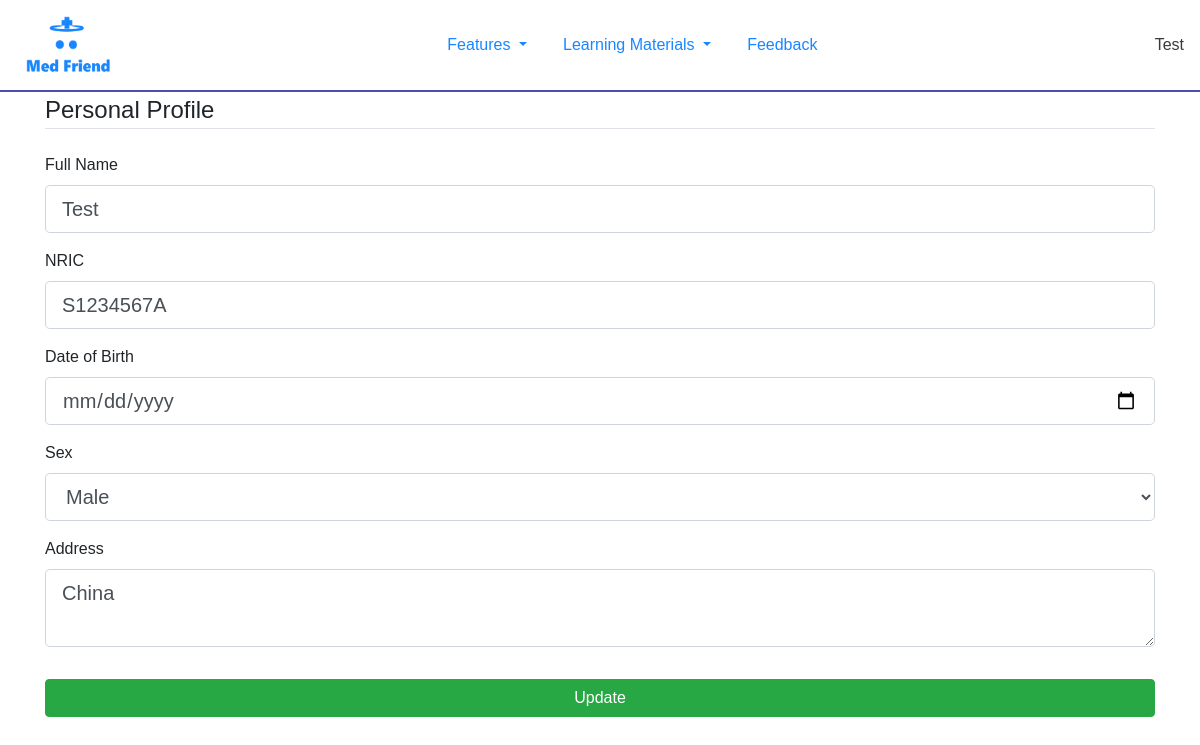
The page /History (signed in) on the database its author committed.
### Flask/Models.py (models this page shows, shortened)
class User(db.Model, UserMixin):
    id = db.Column(db.Integer, primary_key=True)
    username = db.Column(db.String(20), unique=True, nullable=False)
    email = db.Column(db.String(120), unique=True, nullable=False)
    password = db.Column(db.String(60), nullable=False)
    image_file = db.Column(db.String(20), nullable=False, default='default.jpg')
    personal_profile = db.relationship('Personal_Profile', backref='person')
    admissions = db.relationship('Admissions', backref="person")
    surgeries = db.relationship('Surgeries', backref="person")
    blood_transfusions = db.relationship('Blood_Transfusions', backref='person')
    allergies = db.relationship('Allergies', backref="person")

class Personal_Profile(db.Model):
    id = db.Column(db.Integer, primary_key=True)
    full_name = db.Column(db.String(60), nullable=True)
    nric = db.Column(db.String(9), unique=True, nullable=True)
    birthday = db.Column(db.DateTime, nullable=True)
    sex = db.Column(db.String(20), nullable=True)
    address = db.Column(db.String(100), nullable=True)
    user_id = db.Column(db.Integer, db.ForeignKey('user.id'), nullable=False)

### Flask/medical_history/routes.py (the view)
@medical_history.route("/History", methods = ['POST', 'GET'])
@login_required
def Personal_Details():
    form = Personal_Profile_Form()
    if form.validate_on_submit():
        if current_user.personal_profile == []:
            history = Personal_Profile(full_name=form.full_name.data,
                                       nric=form.nric.data,
                                       birthday=form.birthday.data,
                                       sex=form.sex.data,
                                       address=form.address.data,
                                       user_id=current_user.id)
            db.session.add(history)
        else:
            current_user.personal_profile[0].nric = form.nric.data
            current_user.personal_profile[0].full_name = form.full_name.data
            current_user.personal_profile[0].birthday = form.birthday.data
            current_user.personal_profile[0].sex = form.sex.data
            current_user.personal_profile[0].address = form.address.data
        db.session.commit()
        flash(f'Your personal details have been updated', 'success')
        return redirect(url_for('users.account'))
    elif current_user.personal_profile != [] and request.method == 'GET':
        form.full_name.data = current_user.personal_profile[0].full_name
        form.nric.data = current_user.personal_profile[0].nric
        form.birthday.data = current_user.personal_profile[0].birthday
        form.sex.data = current_user.personal_profile[0].sex
        form.address.data = current_user.personal_profile[0].address
    return render_template('Medical History/edit personal details.html', title="Update Personal Details", form=form)

### Flask/medical_history/forms.py (shortened to what this page needs)
class Personal_Profile_Form(FlaskForm):
    full_name = StringField("Full Name",
                            validators=[])
    nric = StringField("NRIC",
                       validators=[])
    birthday = DateField('Date of Birth', format='%d/%m/%Y', validators=[Optional()])
    sex = SelectField("Sex", choices=[('Not Set', "Not Set"), ('Male', 'Male'), ('Female', 'Female'), ('Others', 'Others')], validators=[])
    address = TextAreaField("Address", validators=[])
    submit = SubmitField('Update')

### Flask/Models.py (called while the page is built)
@login_manager.user_loader
def load_user(user_id):
    return User.query.get(int(user_id))

### Flask/templates/Medical History/edit personal details.html (shortened to what this page needs)
{% extends "layout.html" %}
{% block content %}
<div class="container">
    <form action="" method="post">
        <fieldset class="form-group">
            <legend class="border-bottom mb-4">Personal Profile</legend>
            <div class="form-group">
                {{ form.full_name.label(class="form-control-label") }}
                {% if form.full_name.errors %}
                {{ form.full_name(class="form-control form-control-lg is-invalid", placeholder="John Doe") }}
                <div class="invalid-feedback">
                    {% for error in form.full_name.errors %}
                    <span>{{ error }}</span>
                    {% endfor %}
                </div>
                {% else %}
                {{ form.full_name(class="form-control form-control-lg", placeholder="John Doe") }}
                {% endif %}
            </div>
            <div class="form-group">
                {{ form.nric.label(class="form-control-label") }}
                {% if form.nric.errors %}
                {{ form.nric(class="form-control form-control-lg is-invalid", placeholder="S1234567A") }}
                <div class="invalid-feedback">
                    {% for error in form.nric.errors %}
                    <span>{{ error }}</span>
                    {% endfor %}
                </div>
                {% else %}
                {{ form.nric(class="form-control form-control-lg", placeholder="S1234567A") }}
                {% endif %}
            </div>
            <div class="form-group">
                {{ form.birthday.label(class="form-control-label") }}
                {% if form.birthday.errors %}
                {{ form.birthday(class="form-control form-control-lg is-invalid", placeholder="dd/mm/yyyy") }}
                <div class="invalid-feedback">
                    {% for error in form.birthday.errors %}
                    <span>{{ error }}</span>
                    {% endfor %}
                </div>
                {% else %}
                {{ form.birthday(class="form-control form-control-lg", placeholder="dd/mm/yyyy") }}
                {% endif %}
            </div>
            <div class="form-group">
                {{ form.sex.label(class="form-control-label") }}
                {% if form.sex.errors %}
                {{ form.sex(class="form-control form-control-lg is-invalid") }}
                <div class="invalid-feedback">
                    {% for error in form.sex.errors %}
                    <span>{{ error }}</span>
                    {% endfor %}
                </div>
                {% else %}
                {{ form.sex(class="form-control form-control-lg") }}
                {% endif %}
            </div>
            <div class="form-group">
                {{ form.address.label(class="form-control-label") }}
                {% if form.address.errors %}
                {{ form.address(class="form-control form-control-lg is-invalid", placeholder="Blk 123 #45-67") }}
                <div class="invalid-feedback">
                    {% for error in form.address.errors %}
                    <span>{{ error }}</span>
                    {% endfor %}
                </div>
                {% else %}
                {{ form.address(class="form-control form-control-lg", placeholder="Blk 123 #45-67") }}
                {% endif %}
            </div>
        </fieldset>
        {{ form.submit(class="btn btn-success btn-block col-12") }}
    </form>
</div>
{% endblock %}

### Flask/templates/layout.html (shortened to what this page needs)
<!DOCTYPE html>
<html lang="en">
<head>
    <link rel="stylesheet" href="https://stackpath.bootstrapcdn.com/bootstrap/4.1.3/css/bootstrap.min.css"
>
    <link rel="stylesheet" type="text/css" href="{{ url_for('static', filename='css/navbar.css') }}" />
    <link rel="stylesheet" type="text/css" href="{{ url_for('static', filename='css/home.css') }}" />
    <link rel="stylesheet" type="text/css" href="{{ url_for('static', filename='css/signup.css') }}" />
</head>
<body>
    <nav id="#navbarSupportedContent" class="navbar navbar-expand-lg navbar-custom justify-content-center sticky-top">
        <a class="navbar-brand mr-0" href="{{ url_for('main.index') }}" id="brandlogo">
            <img src="../static/images/Logo.png" alt="" class="img-fluid" style="height:8vh">
        </a>
        <div class="collapse navbar-collapse justify-content-between align-items-center w-100" id="navbarSupportedContent">
            <ul class="navbar-nav mx-auto text-center">
                <li class="nav-item dropdown active">
                    <a class="nav-link dropdown-toggle" href="#" id="navbarDropdown" role="button" data-toggle="dropdown"
                        aria-haspopup="true" aria-expanded="false">
                        Features
                    </a>
                </li>
                <li class="nav-item dropdown active">
                    <a class="nav-link dropdown-toggle" href="#" id="navbarDropdown" role="button" data-toggle="dropdown"
                        aria-haspopup="true" aria-expanded="false">
                        Learning Materials
                    </a>
                </li>
                <a class="nav-link active" href="{{ url_for('feedback.form_page') }}">Feedback</a>
            </ul>
            <ul id="rightside" class="nav navbar-nav flex-row justify-content-center flex-nowrap">
                {% if current_user.is_authenticated %}
                <li class="nav-item dropdown active" data-toggle="dropdown" aria-haspopup="true" aria-expanded="false">
                    {{ current_user.username }}
                </li>
                {% else %}
                    <a href="{{ url_for('users.login') }}" class="nav-link active"> Login </a>
                {% endif %}
            </ul>
        </div>
    </nav>
    <div>
        {% block content %}{% endblock content%}
    </div>
</body>
</html>

### Flask/static/css/navbar.css (style rules this page uses)
#navbarSupportedContent .nav-link { font-size:1em; font-weight: 500; }
.nav-link, .navbar-brand { margin: 0px 10px; }
.navbar { border-bottom: 2px solid rgb(61, 59, 163); background-color: white; opacity: 0.9; }

### Flask/static/css/home.css (style rules this page uses)
* { padding: 0px; margin: 0px; font-family: Verdana, Geneva, Tahoma, sans-serif; }
body { background-color: rgb(255, 255, 255); }

### rows shown on the page
User: username "Test"
Personal_Profile: full_name "Test", nric "S1234567A", sex "Male", address "China"
